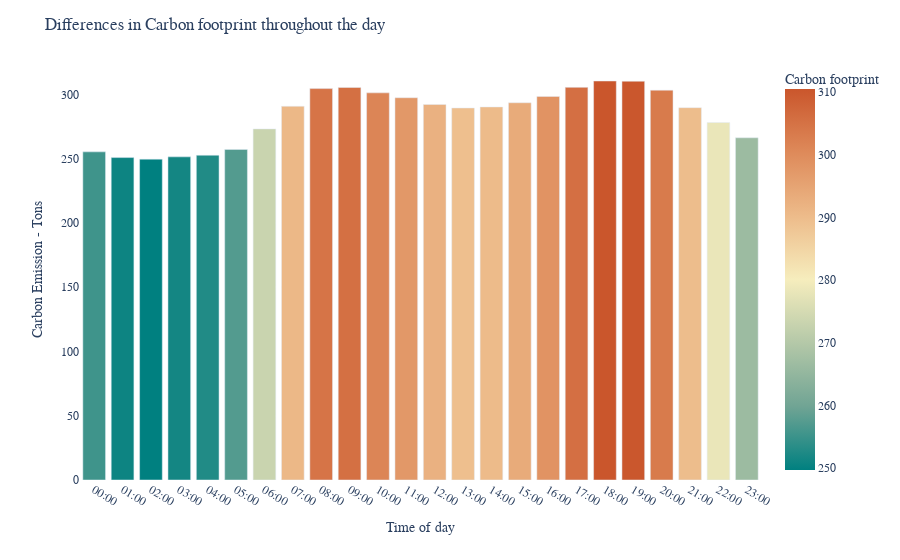

The notebook cell saved with this chart:
### Code cell
fig = px.bar(round(footprint['total'],2), labels={'variable':'Energy Type', 'time': 'Time of day',
                   'value': 'Carbon footprint'}, color='value',color_continuous_scale='Geyser')

fig.update_layout(layout)

fig.update_layout(
    title="Differences in Carbon footprint throughout the day",
    xaxis_title="Time of day",
    yaxis_title="Carbon Emission - Tons",
    showlegend=False)


fig.show()

### Figure 1 — Plotly figure (JSON) as saved in the notebook; plotly's stock layout.template omitted (floating-point values rounded to 4 significant figures)
{"data": [{"alignmentgroup": "True", "hovertemplate": "Time of day=%{x}<br>Carbon footprint=%{marker.color}<extra></extra>", "legendgroup": "", "marker": {"color": [255.4, 250.9, 249.7, 251.5, 252.7, 257.2, 273.3, 290.9, 304.6, 305.5, 301.3, 297.5, 292.2, 289.5, 290.3, 293.6, 298.5, 305.6, 310.5, 310.3, 303.4, 289.8, 278.2, 266.3], "coloraxis": "coloraxis", "pattern": {"shape": ""}}, "name": "", "offsetgroup": "", "orientation": "v", "showlegend": false, "textposition": "auto", "type": "bar", "x": ["00:00", "01:00", "02:00", "03:00", "04:00", "05:00", "06:00", "07:00", "08:00", "09:00", "10:00", "11:00", "12:00", "13:00", "14:00", "15:00", "16:00", "17:00", "18:00", "19:00", "20:00", "21:00", "22:00", "23:00"], "xaxis": "x", "y": [255.4, 250.9, 249.7, 251.5, 252.7, 257.2, 273.3, 290.9, 304.6, 305.5, 301.3, 297.5, 292.2, 289.5, 290.3, 293.6, 298.5, 305.6, 310.5, 310.3, 303.4, 289.8, 278.2, 266.3], "yaxis": "y"}], "layout": {"barmode": "relative", "coloraxis": {"colorbar": {"title": {"text": "Carbon footprint"}}, "colorscale": [[0, "rgb(0, 128, 128)"], [0.1667, "rgb(112, 164, 148)"], [0.3333, "rgb(180, 200, 168)"], [0.5, "rgb(246, 237, 189)"], [0.6667, "rgb(237, 187, 138)"], [0.8333, "rgb(222, 138, 90)"], [1, "rgb(202, 86, 44)"]]}, "font": {"family": "Courier New"}, "legend": {"tracegroupgap": 0}, "margin": {"t": 60}, "paper_bgcolor": "rgba(0, 0, 0, 0)", "plot_bgcolor": "rgba(0, 0, 0, 0)", "showlegend": false, "title": {"text": "Differences in Carbon footprint throughout the day"}, "xaxis": {"anchor": "y", "domain": [0, 1], "title": {"text": "Time of day"}}, "yaxis": {"anchor": "x", "domain": [0, 1], "title": {"text": "Carbon Emission - Tons"}}}}
